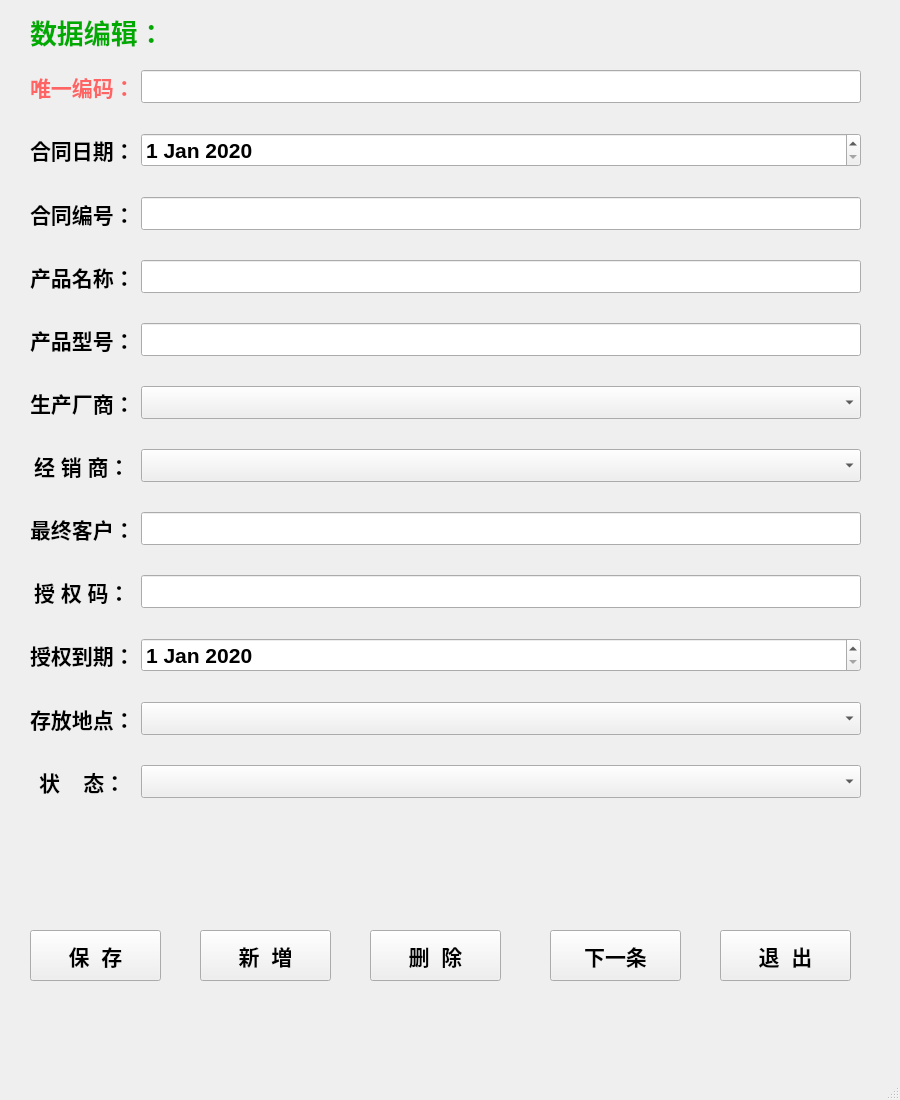
<?xml version="1.0" encoding="UTF-8"?>
<ui version="4.0">
 <class>mainWindow</class>
 <widget class="QMainWindow" name="mainWindow">
  <property name="geometry">
   <rect>
    <x>0</x>
    <y>0</y>
    <width>900</width>
    <height>1100</height>
   </rect>
  </property>
  <property name="minimumSize">
   <size>
    <width>900</width>
    <height>1100</height>
   </size>
  </property>
  <property name="font">
   <font>
    <pointsize>9</pointsize>
    <weight>50</weight>
    <bold>false</bold>
    <stylestrategy>PreferAntialias</stylestrategy>
   </font>
  </property>
  <property name="windowTitle">
   <string>编辑窗口</string>
  </property>
  <property name="iconSize">
   <size>
    <width>40</width>
    <height>40</height>
   </size>
  </property>
  <property name="toolButtonStyle">
   <enum>Qt::ToolButtonTextUnderIcon</enum>
  </property>
  <property name="documentMode">
   <bool>false</bool>
  </property>
  <widget class="QWidget" name="centralwidget">
   <widget class="QPushButton" name="pushButton_4">
    <property name="geometry">
     <rect>
      <x>550</x>
      <y>930</y>
      <width>131</width>
      <height>51</height>
     </rect>
    </property>
    <property name="font">
     <font>
      <pointsize>16</pointsize>
      <weight>75</weight>
      <bold>true</bold>
      <stylestrategy>PreferAntialias</stylestrategy>
     </font>
    </property>
    <property name="text">
     <string>下一条</string>
    </property>
   </widget>
   <widget class="QPushButton" name="pushButton_5">
    <property name="geometry">
     <rect>
      <x>720</x>
      <y>930</y>
      <width>131</width>
      <height>51</height>
     </rect>
    </property>
    <property name="font">
     <font>
      <pointsize>16</pointsize>
      <weight>75</weight>
      <bold>true</bold>
      <stylestrategy>PreferAntialias</stylestrategy>
     </font>
    </property>
    <property name="text">
     <string>退  出</string>
    </property>
   </widget>
   <widget class="QPushButton" name="pushButton_1">
    <property name="geometry">
     <rect>
      <x>30</x>
      <y>930</y>
      <width>131</width>
      <height>51</height>
     </rect>
    </property>
    <property name="font">
     <font>
      <pointsize>16</pointsize>
      <weight>75</weight>
      <bold>true</bold>
      <stylestrategy>PreferAntialias</stylestrategy>
     </font>
    </property>
    <property name="text">
     <string>保  存</string>
    </property>
   </widget>
   <widget class="QLabel" name="label_1">
    <property name="geometry">
     <rect>
      <x>30</x>
      <y>11</y>
      <width>241</width>
      <height>41</height>
     </rect>
    </property>
    <property name="font">
     <font>
      <pointsize>20</pointsize>
      <weight>75</weight>
      <bold>true</bold>
     </font>
    </property>
    <property name="styleSheet">
     <string notr="true">color: rgb(0, 170, 0);</string>
    </property>
    <property name="text">
     <string>数据编辑：</string>
    </property>
   </widget>
   <widget class="QPushButton" name="pushButton_3">
    <property name="geometry">
     <rect>
      <x>370</x>
      <y>930</y>
      <width>131</width>
      <height>51</height>
     </rect>
    </property>
    <property name="font">
     <font>
      <pointsize>16</pointsize>
      <weight>75</weight>
      <bold>true</bold>
      <stylestrategy>PreferAntialias</stylestrategy>
     </font>
    </property>
    <property name="text">
     <string>删  除</string>
    </property>
   </widget>
   <widget class="QWidget" name="formLayoutWidget">
    <property name="geometry">
     <rect>
      <x>30</x>
      <y>70</y>
      <width>831</width>
      <height>831</height>
     </rect>
    </property>
    <layout class="QFormLayout" name="formLayout">
     <property name="fieldGrowthPolicy">
      <enum>QFormLayout::AllNonFixedFieldsGrow</enum>
     </property>
     <property name="labelAlignment">
      <set>Qt::AlignCenter</set>
     </property>
     <property name="formAlignment">
      <set>Qt::AlignLeading|Qt::AlignLeft|Qt::AlignTop</set>
     </property>
     <property name="verticalSpacing">
      <number>30</number>
     </property>
     <item row="0" column="0">
      <widget class="QLabel" name="label_2">
       <property name="font">
        <font>
         <pointsize>16</pointsize>
         <weight>75</weight>
         <bold>true</bold>
        </font>
       </property>
       <property name="styleSheet">
        <string notr="true">color: rgb(255, 100,100);</string>
       </property>
       <property name="text">
        <string>唯一编码：</string>
       </property>
      </widget>
     </item>
     <item row="1" column="0">
      <widget class="QLabel" name="label_3">
       <property name="font">
        <font>
         <pointsize>16</pointsize>
         <weight>75</weight>
         <bold>true</bold>
         <stylestrategy>PreferAntialias</stylestrategy>
        </font>
       </property>
       <property name="text">
        <string>合同日期：</string>
       </property>
      </widget>
     </item>
     <item row="2" column="0">
      <widget class="QLabel" name="label_4">
       <property name="font">
        <font>
         <pointsize>16</pointsize>
         <weight>75</weight>
         <bold>true</bold>
         <stylestrategy>PreferAntialias</stylestrategy>
        </font>
       </property>
       <property name="text">
        <string>合同编号：</string>
       </property>
      </widget>
     </item>
     <item row="3" column="0">
      <widget class="QLabel" name="label_5">
       <property name="font">
        <font>
         <pointsize>16</pointsize>
         <weight>75</weight>
         <bold>true</bold>
         <stylestrategy>PreferAntialias</stylestrategy>
        </font>
       </property>
       <property name="text">
        <string>产品名称：</string>
       </property>
      </widget>
     </item>
     <item row="4" column="0">
      <widget class="QLabel" name="label_6">
       <property name="font">
        <font>
         <pointsize>16</pointsize>
         <weight>75</weight>
         <bold>true</bold>
         <stylestrategy>PreferAntialias</stylestrategy>
        </font>
       </property>
       <property name="text">
        <string>产品型号：</string>
       </property>
      </widget>
     </item>
     <item row="6" column="0">
      <widget class="QLabel" name="label_8">
       <property name="font">
        <font>
         <pointsize>16</pointsize>
         <weight>75</weight>
         <bold>true</bold>
         <stylestrategy>PreferAntialias</stylestrategy>
        </font>
       </property>
       <property name="text">
        <string>经 销 商：</string>
       </property>
      </widget>
     </item>
     <item row="5" column="0">
      <widget class="QLabel" name="label_7">
       <property name="font">
        <font>
         <pointsize>16</pointsize>
         <weight>75</weight>
         <bold>true</bold>
         <stylestrategy>PreferAntialias</stylestrategy>
        </font>
       </property>
       <property name="text">
        <string>生产厂商：</string>
       </property>
      </widget>
     </item>
     <item row="7" column="0">
      <widget class="QLabel" name="label_9">
       <property name="font">
        <font>
         <pointsize>16</pointsize>
         <weight>75</weight>
         <bold>true</bold>
         <stylestrategy>PreferAntialias</stylestrategy>
        </font>
       </property>
       <property name="text">
        <string>最终客户：</string>
       </property>
      </widget>
     </item>
     <item row="8" column="0">
      <widget class="QLabel" name="label_10">
       <property name="font">
        <font>
         <pointsize>16</pointsize>
         <weight>75</weight>
         <bold>true</bold>
         <stylestrategy>PreferAntialias</stylestrategy>
        </font>
       </property>
       <property name="text">
        <string>授 权 码：</string>
       </property>
      </widget>
     </item>
     <item row="9" column="0">
      <widget class="QLabel" name="label_11">
       <property name="font">
        <font>
         <pointsize>16</pointsize>
         <weight>75</weight>
         <bold>true</bold>
         <stylestrategy>PreferAntialias</stylestrategy>
        </font>
       </property>
       <property name="text">
        <string>授权到期：</string>
       </property>
      </widget>
     </item>
     <item row="10" column="0">
      <widget class="QLabel" name="label_12">
       <property name="font">
        <font>
         <pointsize>16</pointsize>
         <weight>75</weight>
         <bold>true</bold>
         <stylestrategy>PreferAntialias</stylestrategy>
        </font>
       </property>
       <property name="text">
        <string>存放地点：</string>
       </property>
      </widget>
     </item>
     <item row="11" column="0">
      <widget class="QLabel" name="label_13">
       <property name="font">
        <font>
         <pointsize>16</pointsize>
         <weight>75</weight>
         <bold>true</bold>
         <stylestrategy>PreferAntialias</stylestrategy>
        </font>
       </property>
       <property name="text">
        <string>状    态：</string>
       </property>
      </widget>
     </item>
     <item row="1" column="1">
      <widget class="QDateEdit" name="dateEdit_1">
       <property name="font">
        <font>
         <pointsize>16</pointsize>
         <weight>75</weight>
         <bold>true</bold>
         <stylestrategy>PreferAntialias</stylestrategy>
        </font>
       </property>
       <property name="date">
        <date>
         <year>2020</year>
         <month>1</month>
         <day>1</day>
        </date>
       </property>
      </widget>
     </item>
     <item row="2" column="1">
      <widget class="QLineEdit" name="lineEdit_2">
       <property name="font">
        <font>
         <pointsize>16</pointsize>
         <weight>75</weight>
         <bold>true</bold>
         <stylestrategy>PreferAntialias</stylestrategy>
        </font>
       </property>
       <property name="clearButtonEnabled">
        <bool>true</bool>
       </property>
      </widget>
     </item>
     <item row="3" column="1">
      <widget class="QLineEdit" name="lineEdit_3">
       <property name="font">
        <font>
         <pointsize>16</pointsize>
         <weight>75</weight>
         <bold>true</bold>
         <stylestrategy>PreferAntialias</stylestrategy>
        </font>
       </property>
       <property name="clearButtonEnabled">
        <bool>true</bool>
       </property>
      </widget>
     </item>
     <item row="4" column="1">
      <widget class="QLineEdit" name="lineEdit_4">
       <property name="font">
        <font>
         <pointsize>16</pointsize>
         <weight>75</weight>
         <bold>true</bold>
         <stylestrategy>PreferAntialias</stylestrategy>
        </font>
       </property>
       <property name="dragEnabled">
        <bool>false</bool>
       </property>
       <property name="readOnly">
        <bool>false</bool>
       </property>
       <property name="clearButtonEnabled">
        <bool>true</bool>
       </property>
      </widget>
     </item>
     <item row="5" column="1">
      <widget class="QComboBox" name="comboBox_1">
       <property name="font">
        <font>
         <pointsize>16</pointsize>
         <weight>75</weight>
         <bold>true</bold>
         <stylestrategy>PreferAntialias</stylestrategy>
        </font>
       </property>
      </widget>
     </item>
     <item row="6" column="1">
      <widget class="QComboBox" name="comboBox_2">
       <property name="font">
        <font>
         <pointsize>16</pointsize>
         <weight>75</weight>
         <bold>true</bold>
         <stylestrategy>PreferAntialias</stylestrategy>
        </font>
       </property>
      </widget>
     </item>
     <item row="7" column="1">
      <widget class="QLineEdit" name="lineEdit_5">
       <property name="font">
        <font>
         <pointsize>16</pointsize>
         <weight>75</weight>
         <bold>true</bold>
         <stylestrategy>PreferAntialias</stylestrategy>
        </font>
       </property>
       <property name="clearButtonEnabled">
        <bool>true</bool>
       </property>
      </widget>
     </item>
     <item row="8" column="1">
      <widget class="QLineEdit" name="lineEdit_6">
       <property name="font">
        <font>
         <pointsize>16</pointsize>
         <weight>75</weight>
         <bold>true</bold>
         <stylestrategy>PreferAntialias</stylestrategy>
        </font>
       </property>
       <property name="clearButtonEnabled">
        <bool>true</bool>
       </property>
      </widget>
     </item>
     <item row="9" column="1">
      <widget class="QDateEdit" name="dateEdit_2">
       <property name="font">
        <font>
         <pointsize>16</pointsize>
         <weight>75</weight>
         <bold>true</bold>
         <stylestrategy>PreferAntialias</stylestrategy>
        </font>
       </property>
       <property name="date">
        <date>
         <year>2020</year>
         <month>1</month>
         <day>1</day>
        </date>
       </property>
      </widget>
     </item>
     <item row="10" column="1">
      <widget class="QComboBox" name="comboBox_3">
       <property name="font">
        <font>
         <pointsize>16</pointsize>
         <weight>75</weight>
         <bold>true</bold>
         <stylestrategy>PreferAntialias</stylestrategy>
        </font>
       </property>
      </widget>
     </item>
     <item row="11" column="1">
      <widget class="QComboBox" name="comboBox_4">
       <property name="font">
        <font>
         <pointsize>16</pointsize>
         <weight>75</weight>
         <bold>true</bold>
         <stylestrategy>PreferAntialias</stylestrategy>
        </font>
       </property>
      </widget>
     </item>
     <item row="0" column="1">
      <widget class="QLineEdit" name="lineEdit_1">
       <property name="enabled">
        <bool>true</bool>
       </property>
       <property name="font">
        <font>
         <pointsize>16</pointsize>
         <weight>75</weight>
         <bold>true</bold>
        </font>
       </property>
       <property name="cursor">
        <cursorShape>ArrowCursor</cursorShape>
       </property>
       <property name="focusPolicy">
        <enum>Qt::ClickFocus</enum>
       </property>
       <property name="styleSheet">
        <string notr="true">color: rgb(155, 10, 10);</string>
       </property>
       <property name="inputMethodHints">
        <set>Qt::ImhNone</set>
       </property>
       <property name="readOnly">
        <bool>true</bool>
       </property>
      </widget>
     </item>
    </layout>
   </widget>
   <widget class="QPushButton" name="pushButton_2">
    <property name="geometry">
     <rect>
      <x>200</x>
      <y>930</y>
      <width>131</width>
      <height>51</height>
     </rect>
    </property>
    <property name="font">
     <font>
      <pointsize>16</pointsize>
      <weight>75</weight>
      <bold>true</bold>
      <stylestrategy>PreferAntialias</stylestrategy>
     </font>
    </property>
    <property name="text">
     <string>新  増</string>
    </property>
   </widget>
  </widget>
  <widget class="QStatusBar" name="statusbar"/>
  <action name="action11">
   <property name="icon">
    <iconset>
     <normalon>hetong2.jpg</normalon>
    </iconset>
   </property>
   <property name="text">
    <string>合同管理</string>
   </property>
   <property name="font">
    <font>
     <pointsize>12</pointsize>
     <weight>50</weight>
     <bold>false</bold>
    </font>
   </property>
   <property name="shortcut">
    <string>Ctrl+C</string>
   </property>
  </action>
  <action name="action12">
   <property name="icon">
    <iconset>
     <normalon>zijin1.jpg</normalon>
    </iconset>
   </property>
   <property name="text">
    <string>资金管理</string>
   </property>
   <property name="font">
    <font>
     <pointsize>11</pointsize>
     <weight>50</weight>
     <bold>false</bold>
    </font>
   </property>
   <property name="shortcut">
    <string>Ctrl+M</string>
   </property>
  </action>
  <action name="action13">
   <property name="icon">
    <iconset>
     <normalon>Present.png</normalon>
    </iconset>
   </property>
   <property name="text">
    <string>产品管理</string>
   </property>
   <property name="font">
    <font>
     <pointsize>12</pointsize>
     <weight>50</weight>
     <bold>false</bold>
    </font>
   </property>
   <property name="shortcut">
    <string>Ctrl+P</string>
   </property>
  </action>
  <action name="action14">
   <property name="icon">
    <iconset>
     <normalon>wuliu2.jpg</normalon>
    </iconset>
   </property>
   <property name="text">
    <string>进销管理</string>
   </property>
   <property name="font">
    <font>
     <pointsize>12</pointsize>
     <weight>50</weight>
     <bold>false</bold>
    </font>
   </property>
   <property name="shortcut">
    <string>Ctrl+S</string>
   </property>
  </action>
  <action name="action15">
   <property name="icon">
    <iconset>
     <normalon>wuliu3.jpg</normalon>
    </iconset>
   </property>
   <property name="text">
    <string>渠道管理</string>
   </property>
   <property name="font">
    <font>
     <pointsize>12</pointsize>
     <weight>50</weight>
     <bold>false</bold>
    </font>
   </property>
   <property name="shortcut">
    <string>Ctrl+Q</string>
   </property>
  </action>
  <action name="action16">
   <property name="icon">
    <iconset>
     <normalon>ouster.png</normalon>
    </iconset>
   </property>
   <property name="text">
    <string>客户管理</string>
   </property>
   <property name="font">
    <font>
     <pointsize>12</pointsize>
     <weight>50</weight>
     <bold>false</bold>
    </font>
   </property>
   <property name="shortcut">
    <string>Ctrl+Y</string>
   </property>
  </action>
  <action name="action17">
   <property name="icon">
    <iconset>
     <normalon>hezuohuoban2.jpg</normalon>
    </iconset>
   </property>
   <property name="text">
    <string>服务管理</string>
   </property>
   <property name="font">
    <font>
     <pointsize>12</pointsize>
     <weight>50</weight>
     <bold>false</bold>
    </font>
   </property>
   <property name="shortcut">
    <string>Ctrl+F</string>
   </property>
  </action>
  <action name="action21">
   <property name="text">
    <string>修改数据</string>
   </property>
  </action>
  <action name="action22">
   <property name="text">
    <string>插入数据</string>
   </property>
  </action>
  <action name="action23">
   <property name="text">
    <string>删除数据</string>
   </property>
  </action>
  <action name="action24">
   <property name="text">
    <string>更新数据</string>
   </property>
  </action>
  <action name="action25">
   <property name="text">
    <string>数据备份</string>
   </property>
  </action>
  <action name="action26">
   <property name="text">
    <string>数据恢复</string>
   </property>
  </action>
  <action name="action31">
   <property name="text">
    <string>保存为Excel</string>
   </property>
  </action>
  <action name="action32">
   <property name="text">
    <string>保存为Word</string>
   </property>
  </action>
  <action name="action33">
   <property name="text">
    <string>保存为Txt</string>
   </property>
  </action>
  <action name="action34">
   <property name="text">
    <string>保存为图片</string>
   </property>
  </action>
  <action name="action35">
   <property name="text">
    <string>打印报表</string>
   </property>
  </action>
  <action name="action41">
   <property name="text">
    <string>返回主页</string>
   </property>
  </action>
  <action name="action42">
   <property name="text">
    <string>退出系统</string>
   </property>
  </action>
  <action name="action43">
   <property name="text">
    <string>关闭电脑</string>
   </property>
  </action>
  <action name="action51">
   <property name="text">
    <string>帮助文档</string>
   </property>
   <property name="font">
    <font>
     <pointsize>12</pointsize>
     <weight>50</weight>
     <bold>false</bold>
    </font>
   </property>
  </action>
  <action name="action52">
   <property name="text">
    <string>版权声明</string>
   </property>
  </action>
  <action name="action53">
   <property name="text">
    <string>关于</string>
   </property>
  </action>
  <action name="action18">
   <property name="icon">
    <iconset>
     <normalon>tuandui8.jpg</normalon>
    </iconset>
   </property>
   <property name="text">
    <string>人员管理</string>
   </property>
   <property name="shortcut">
    <string>Ctrl+R</string>
   </property>
  </action>
  <action name="action19">
   <property name="icon">
    <iconset>
     <normalon>yeji.jpg</normalon>
    </iconset>
   </property>
   <property name="text">
    <string>业绩管理</string>
   </property>
   <property name="shortcut">
    <string>Ctrl+A</string>
   </property>
  </action>
  <action name="action1A">
   <property name="icon">
    <iconset>
     <normalon>kufang6.jpg</normalon>
    </iconset>
   </property>
   <property name="text">
    <string>仓储管理</string>
   </property>
   <property name="shortcut">
    <string>Ctrl+K</string>
   </property>
  </action>
  <action name="action1B">
   <property name="icon">
    <iconset>
     <normalon>wuliu3.jpg</normalon>
    </iconset>
   </property>
   <property name="text">
    <string>物流管理</string>
   </property>
   <property name="shortcut">
    <string>Ctrl+W</string>
   </property>
  </action>
 </widget>
 <resources/>
 <connections/>
</ui>
